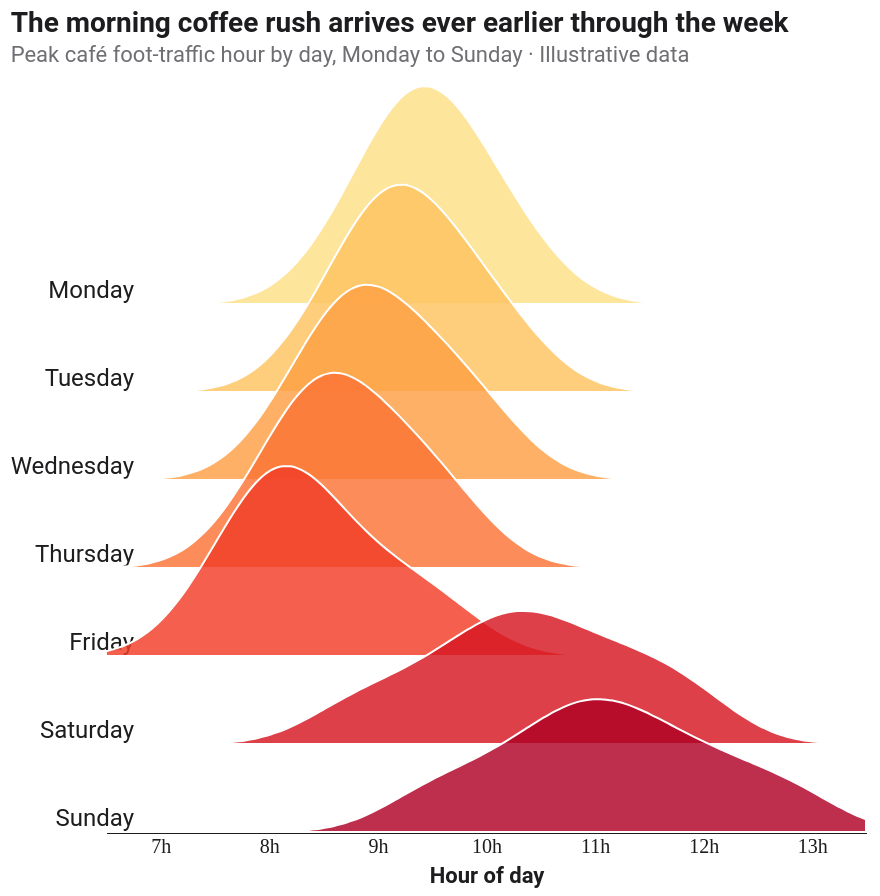

Describe this chart as a Vega-Lite specification.
### Vega-Lite specification from a JSON file in a GitHub repository (floating-point values rounded to 4 significant figures)
{"$schema": "https://vega.github.io/schema/vega-lite/v5.json", "config": {"background": "#FFFFFF", "font": "Roboto, Roboto Serif, Roboto Mono, system-ui, sans-serif", "view": {"stroke": null, "cornerRadius": 10}, "axis": {"domain": true, "domainColor": "#1D1D1F", "labelColor": "#1D1D1F", "titleColor": "#1D1D1F", "grid": false, "ticks": false, "labelFont": "Roboto Mono", "titleFont": "Roboto"}, "axisTop": {"domain": false, "domainColor": null, "labels": false, "ticks": false, "title": null}, "axisRight": {"domain": false, "domainColor": null, "labels": false, "ticks": false, "title": null}, "legend": {"titleFont": "Roboto", "labelFont": "Roboto", "labelColor": "#1D1D1F", "titleColor": "#1D1D1F"}, "title": {"font": "Roboto", "fontSize": 14, "color": "#1D1D1F", "subtitleFont": "Roboto", "subtitleColor": "#1D1D1F"}, "range": {"category": ["#FF3B30", "#FF9500", "#FFCC00", "#28CD41", "#79DBDC", "#007AFF", "#AF52DE", "#FF2D55"]}, "bar": {"cornerRadiusEnd": 4}, "line": {"strokeWidth": 2}, "point": {"filled": true, "size": 40}}, "width": 380, "height": 44, "spacing": 0, "bounds": "flush", "title": {"text": "The morning coffee rush arrives ever earlier through the week", "subtitle": ["Peak café foot-traffic hour by day, Monday to Sunday · Illustrative data"], "anchor": "start", "subtitleFontSize": 11, "subtitleColor": "#6E6E73", "offset": 8}, "data": {"values": [{"day": "Monday", "order": 0, "hour": 8.6}, {"day": "Monday", "order": 0, "hour": 8.9}, {"day": "Monday", "order": 0, "hour": 9.1}, {"day": "Monday", "order": 0, "hour": 9.2}, {"day": "Monday", "order": 0, "hour": 9.3}, {"day": "Monday", "order": 0, "hour": 9.4}, {"day": "Monday", "order": 0, "hour": 9.5}, {"day": "Monday", "order": 0, "hour": 9.6}, {"day": "Monday", "order": 0, "hour": 9.7}, {"day": "Monday", "order": 0, "hour": 9.9}, {"day": "Monday", "order": 0, "hour": 10.1}, {"day": "Monday", "order": 0, "hour": 10.4}, {"day": "Tuesday", "order": 1, "hour": 8.4}, {"day": "Tuesday", "order": 1, "hour": 8.7}, {"day": "Tuesday", "order": 1, "hour": 8.9}, {"day": "Tuesday", "order": 1, "hour": 9.0}, {"day": "Tuesday", "order": 1, "hour": 9.1}, {"day": "Tuesday", "order": 1, "hour": 9.2}, {"day": "Tuesday", "order": 1, "hour": 9.3}, {"day": "Tuesday", "order": 1, "hour": 9.4}, {"day": "Tuesday", "order": 1, "hour": 9.6}, {"day": "Tuesday", "order": 1, "hour": 9.8}, {"day": "Tuesday", "order": 1, "hour": 10.0}, {"day": "Tuesday", "order": 1, "hour": 10.3}, {"day": "Wednesday", "order": 2, "hour": 8.1}, {"day": "Wednesday", "order": 2, "hour": 8.4}, {"day": "Wednesday", "order": 2, "hour": 8.6}, {"day": "Wednesday", "order": 2, "hour": 8.7}, {"day": "Wednesday", "order": 2, "hour": 8.8}, {"day": "Wednesday", "order": 2, "hour": 8.9}, {"day": "Wednesday", "order": 2, "hour": 9.0}, {"day": "Wednesday", "order": 2, "hour": 9.2}, {"day": "Wednesday", "order": 2, "hour": 9.4}, {"day": "Wednesday", "order": 2, "hour": 9.6}, {"day": "Wednesday", "order": 2, "hour": 9.8}, {"day": "Wednesday", "order": 2, "hour": 10.1}, {"day": "Thursday", "order": 3, "hour": 7.8}, {"day": "Thursday", "order": 3, "hour": 8.1}, {"day": "Thursday", "order": 3, "hour": 8.3}, {"day": "Thursday", "order": 3, "hour": 8.4}, {"day": "Thursday", "order": 3, "hour": 8.5}, {"day": "Thursday", "order": 3, "hour": 8.6}, {"day": "Thursday", "order": 3, "hour": 8.7}, {"day": "Thursday", "order": 3, "hour": 8.9}, {"day": "Thursday", "order": 3, "hour": 9.1}, {"day": "Thursday", "order": 3, "hour": 9.3}, {"day": "Thursday", "order": 3, "hour": 9.5}, {"day": "Thursday", "order": 3, "hour": 9.8}, {"day": "Friday", "order": 4, "hour": 7.4}, {"day": "Friday", "order": 4, "hour": 7.7}, {"day": "Friday", "order": 4, "hour": 7.9}, {"day": "Friday", "order": 4, "hour": 8.0}, {"day": "Friday", "order": 4, "hour": 8.1}, {"day": "Friday", "order": 4, "hour": 8.2}, {"day": "Friday", "order": 4, "hour": 8.3}, {"day": "Friday", "order": 4, "hour": 8.5}, {"day": "Friday", "order": 4, "hour": 8.7}, {"day": "Friday", "order": 4, "hour": 9.0}, {"day": "Friday", "order": 4, "hour": 9.3}, {"day": "Friday", "order": 4, "hour": 9.7}, {"day": "Saturday", "order": 5, "hour": 8.7}, {"day": "Saturday", "order": 5, "hour": 9.2}, {"day": "Saturday", "order": 5, "hour": 9.6}, {"day": "Saturday", "order": 5, "hour": 9.9}, {"day": "Saturday", "order": 5, "hour": 10.1}, {"day": "Saturday", "order": 5, "hour": 10.3}, {"day": "Saturday", "order": 5, "hour": 10.5}, {"day": "Saturday", "order": 5, "hour": 10.7}, {"day": "Saturday", "order": 5, "hour": 11.0}, {"day": "Saturday", "order": 5, "hour": 11.3}, {"day": "Saturday", "order": 5, "hour": 11.6}, {"day": "Saturday", "order": 5, "hour": 12.0}, {"day": "Sunday", "order": 6, "hour": 9.4}, {"day": "Sunday", "order": 6, "hour": 9.9}, {"day": "Sunday", "order": 6, "hour": 10.3}, {"day": "Sunday", "order": 6, "hour": 10.6}, {"day": "Sunday", "order": 6, "hour": 10.8}, {"day": "Sunday", "order": 6, "hour": 11.0}, {"day": "Sunday", "order": 6, "hour": 11.2}, {"day": "Sunday", "order": 6, "hour": 11.4}, {"day": "Sunday", "order": 6, "hour": 11.7}, {"day": "Sunday", "order": 6, "hour": 12.0}, {"day": "Sunday", "order": 6, "hour": 12.4}, {"day": "Sunday", "order": 6, "hour": 12.9}]}, "transform": [{"density": "hour", "groupby": ["day", "order"], "extent": [6.5, 13.5], "bandwidth": 0.45, "steps": 120}], "facet": {"row": {"field": "day", "type": "nominal", "sort": {"field": "order"}, "title": null, "header": {"labelAngle": 0, "labelAlign": "left", "labelBaseline": "bottom", "labelPadding": -14, "labelFontSize": 12, "labelColor": "#1D1D1F", "labelFont": "Roboto", "labelAnchor": "start"}}}, "spec": {"width": 380, "height": 44, "layer": [{"mark": {"type": "area", "interpolate": "monotone", "fillOpacity": 0.82, "stroke": "#FFFFFF", "strokeWidth": 1}, "encoding": {"x": {"field": "value", "type": "quantitative", "scale": {"domain": [6.5, 13.5]}, "axis": {"title": "Hour of day", "values": [7, 8, 9, 10, 11, 12, 13], "format": "d", "labelExpr": "datum.value + 'h'"}}, "y": {"field": "density", "type": "quantitative", "scale": {"range": [44, -66]}, "axis": null}, "color": {"field": "order", "type": "quantitative", "scale": {"scheme": "yelloworangered", "reverse": false}, "legend": null}}}]}, "resolve": {"scale": {"y": "shared"}}}
